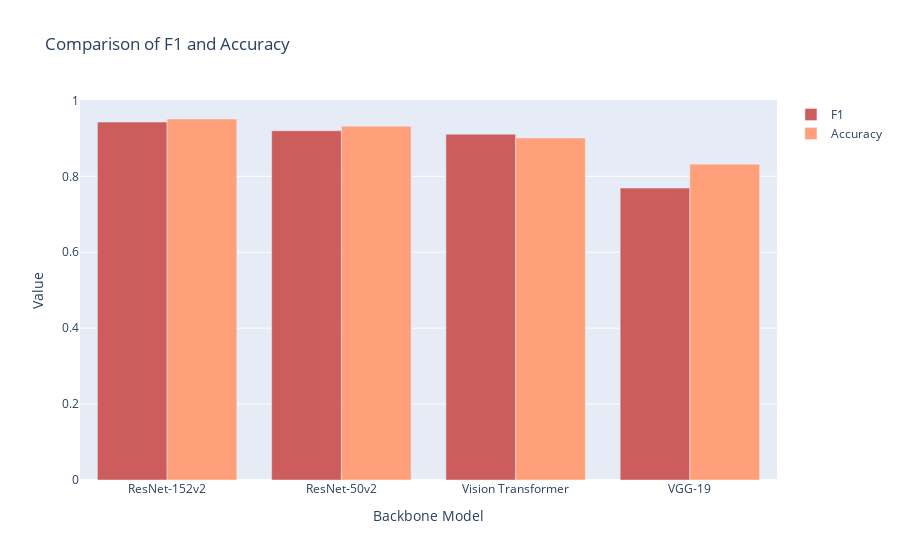

Source (notebook cell):
### Code cell
import plotly.graph_objects as go

# 데이터 재구조화
df_melt = pd.melt(df, id_vars='Backbone Model', value_vars=['F1', 'Accuracy'])

# 그래프 생성
fig = go.Figure()

# F1 bar
fig.add_trace(go.Bar(
    x=df_melt['Backbone Model'][df_melt['variable'] == 'F1'],
    y=df_melt['value'][df_melt['variable'] == 'F1'],
    name='F1',
    marker_color='indianred'
))

# Accuracy bar
fig.add_trace(go.Bar(
    x=df_melt['Backbone Model'][df_melt['variable'] == 'Accuracy'],
    y=df_melt['value'][df_melt['variable'] == 'Accuracy'],
    name='Accuracy',
    marker_color='lightsalmon'
))

# 그래프 제목과 축 이름 설정
fig.update_layout(
    title='Comparison of F1 and Accuracy',
    xaxis_title='Backbone Model',
    yaxis_title='Value',
    barmode='group' # bars를 그룹화
)

fig.show()

### Figure 1 — Plotly figure (JSON) as saved in the notebook; plotly's stock layout.template omitted (floating-point values rounded to 4 significant figures)
{"data": [{"marker": {"color": "indianred"}, "name": "F1", "type": "bar", "x": ["ResNet-152v2", "ResNet-50v2", "Vision Transformer", "VGG-19"], "y": [0.943, 0.92, 0.911, 0.769]}, {"marker": {"color": "lightsalmon"}, "name": "Accuracy", "type": "bar", "x": ["ResNet-152v2", "ResNet-50v2", "Vision Transformer", "VGG-19"], "y": [0.951, 0.932, 0.901, 0.832]}], "layout": {"barmode": "group", "title": {"text": "Comparison of F1 and Accuracy"}, "xaxis": {"title": {"text": "Backbone Model"}}, "yaxis": {"title": {"text": "Value"}}}}
